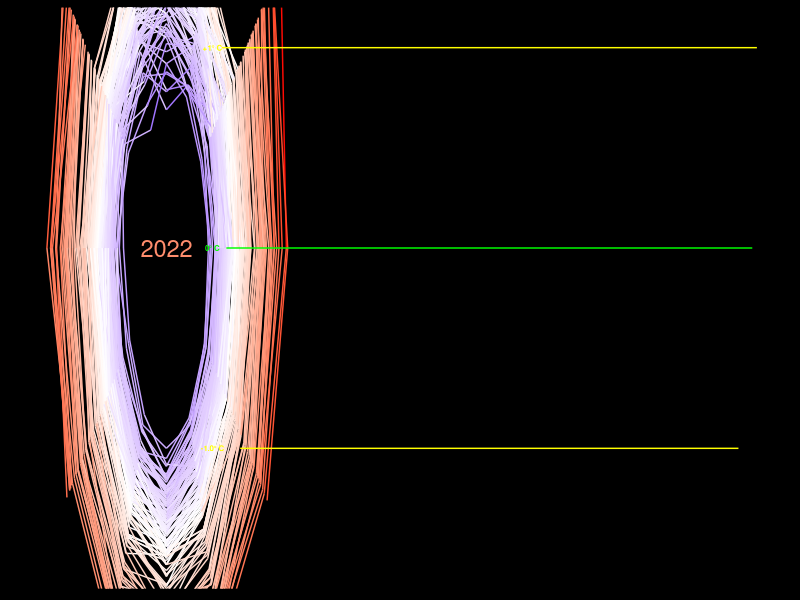
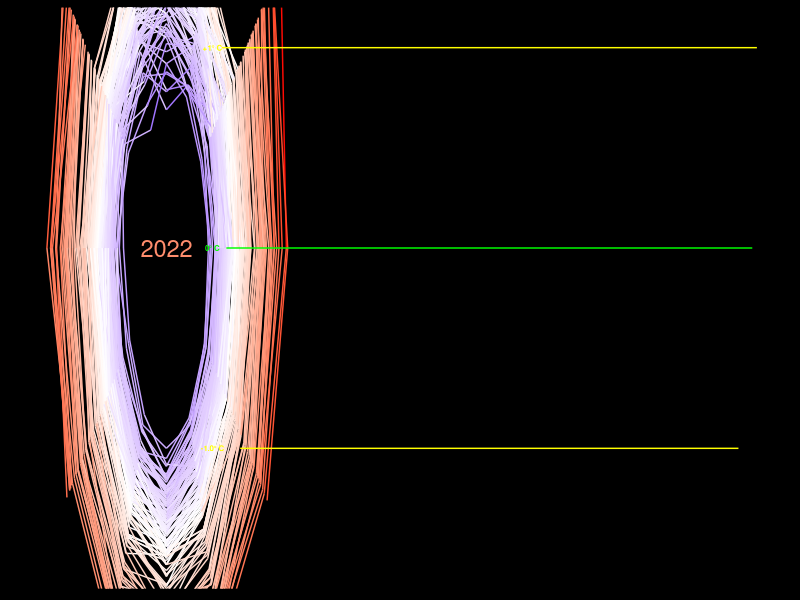

Generate these figures, in order, with R:
library(tidyverse)
library(gganimate)



# Plot: There are data in preceding year and next year.
# Need to create 3 separated dataframes

t_diff <- 
  read_csv("data/GLB.Ts+dSST.csv", skip = 1, na = "***") %>% #load CSV file, skip 1st rows
  select(year = Year, month.abb) %>% #month.abb is constant R build-in. which is the same as our datatype
  # Tidy dataframe by converting month in 1 column accept for year
  #Pivot dataframe for all columns except for year column, Give a name of month column
  pivot_longer(-year, names_to = "month", values_to = "t_diff") %>%
  drop_na() #Ignore NA value
  

# Create 3 Separated dataframe
# Create dataframe for preceding December
# last_dec <-
#   t_diff %>%
#   filter(month == "Dec") %>% #Filter December
#   mutate(year = year + 1,   #Calculate preceding year by using the original data
#          month = "last_Dec") #Rename Dec to last_Dec

# Create dataframe for next Jan
# next_jan <-
#   t_diff %>%
#   filter(month == "Jan") %>% #Filter January
#   mutate(year = year - 1,    # Add extra year
#          month = "next_Jan") # Rename it

#Combine 3 dataframes
t_data <- 
  t_diff %>%
  mutate(month = factor(month, levels = c(month.abb, "next_Jan")), #Order months into numerical order rather than alphabet order, define month as a factor
         month_number = as.numeric(month)) %>% #Remove previous December to remove zero from dataframe
  arrange(year, month) %>%  # arrange year and month       
  mutate(step_number = 1:nrow(.), #Add row number. 1:nrow(.) means count from 1 to the end of row in this dataframe. need to count step over the row
         radius = t_diff + 1.5,         theta = 2 * pi * (month_number-1) / 12, # Convert an angle to radian. Theta starts from zero degree January will be zero and divided by 12 to give angle to months. 
         x = radius * sin(theta),
         y = radius * cos(theta))
  
  annotation <-
    t_data %>% #create new dataframe from 2022
    slice_max(year) %>%
    slice_max(month_number)
 
temp_line <- #Create text at specific position
  tibble(
    x = 1,
    y = c(1, 0, -1),
    labels = c("+1\u00B0 C","0\u00B0 C", "-1.0\u00B0 C")
  )

#Create dataframe for tangential month to the ciricle
month_label <-
  tibble(
    x = 1:12,
    labels = toupper(month.abb), #Convert month label to capital letters
    y = 1.5
  )

#Make dataframe for grid line and used in geom_segment
gridlines <- 
  tibble(
    x = c(1.2, 1.3, 1.6),
    xend = c(12.8, 12.7, 12.4),
    y = c(1, 0, -1),
    yend = y
  )
 
# Adding gridlines to climate spiral 
tibble(theta = seq(0, 1, 0.01),
       radius = 1,
       line = "one_degree")
 #a <-  
  t_data %>% ggplot(aes(x = x, 
             y = y, 
             color = t_diff)) + #Let's coloring by temperature change. Previous version was colored by year
  geom_label(aes(x = 0, y = 0, label = year),  #geom_label it provides a text with background
               fill = "black",
               label.size = 0,
               size = 6) +
  geom_path()+  
  geom_segment(data = gridlines, # Add yellow line at -1,0,1 y intercept, use geom segment and make new dataframe
               aes(x = x, y = y,
                   xend = xend, yend = yend), 
               color = c("yellow", "green", "yellow"),
               inherit.aes = FALSE) + 
  geom_text(data = temp_line, aes(x = x, y = y, label = labels), #Add label and coloring
               color = c("yellow", "green", "yellow"), size = 2, fontface = "bold",
               inherit.aes = FALSE)+
  geom_text(data = month_label, aes(x = x, y = y, label = labels), # Add month label back to the position
              color = "yellow",
              inherit.aes = FALSE) +
  scale_y_continuous(limits = c(-2.0, 1.5),
                     expand = c(0,-0.3) # expand grid. First is an addition. Second is an multiplication.
                     ) + #Rescale y axis
  scale_color_gradient2(low = "blue", high = "red", mid = "white", midpoint = 0, #Change the color to continuous scale. Re-scale the legend
                        guide = "none") + #Remove legend 
  # coord_polar(start = 0)+ #Set polar 5 minutes off. "start" measures thing in radius 
  labs(x = NULL, # Add label
      y = NULL,
      title = NULL) + 
  theme(
    panel.background = element_rect(fill = "black"), #Add black color and white border. Increase border line size
    plot.background = element_rect(fill = "black", color = "black"),
    panel.grid = element_blank(), # Remove grid line color
    axis.text.x = element_blank(),
    axis.text.y = element_blank(),
    axis.ticks = element_blank(),
    axis.title = element_blank(),
    plot.title = element_blank()
  )#+
   #transition_manual(frames = year, cumulative = TRUE)  #Add data and keep the old data in gganimate only
   
ggsave("figures/climate_spiral_trig.png", width = 4.155, height = 4.5, unit = "in", dpi = 300)
 
# animate(a, width = 4.155, height = 4.5, unit = "in", res = 300)
# anim_save("figures/climate_spiral_trig.gif")

# animate(a, width = 4.155, height = 4.5, unit = "in", res = 300,
#         renderer = av_renderer("figures/climate_trig.mp4")
# )
